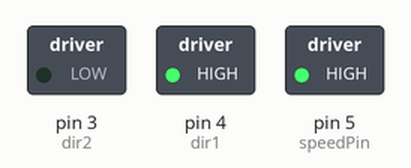
Simulated run of this sketch. Board: Arduino Uno, built with avr-gcc and run on an emulated ATmega328P. Shown: switched loads named in the sketch (green lamp = pin HIGH).

Above: at 1.0 s.
At 4.5 s:
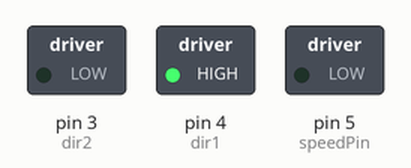
Timing chart, 0 to 8.1 s (numbered marks = the images above):
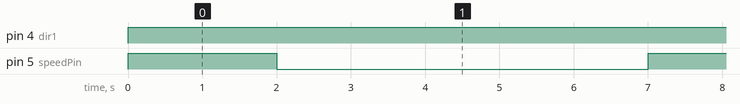

The sketch:

dc_motor.ino
```cpp
int speedPin=5;
int dir1=4;
int dir2=3;
int mSpeed=255;

void setup() {
  pinMode(speedPin, OUTPUT);
  pinMode(dir1,OUTPUT);
  pinMode(dir2,OUTPUT);

  Serial.begin(96000);
}

void loop() {
  digitalWrite(dir1,HIGH);
  digitalWrite(dir2,LOW);
  analogWrite(speedPin,mSpeed);
  delay(2000);
  analogWrite(speedPin,0);
  delay(5000);
}
```

Measured:
- by itself, pin 4 (dir1): LOW → HIGH at 0.00 s
- by itself, pin 5 (speedPin): alternates HIGH for 2.0 s and LOW for 5.0 s
